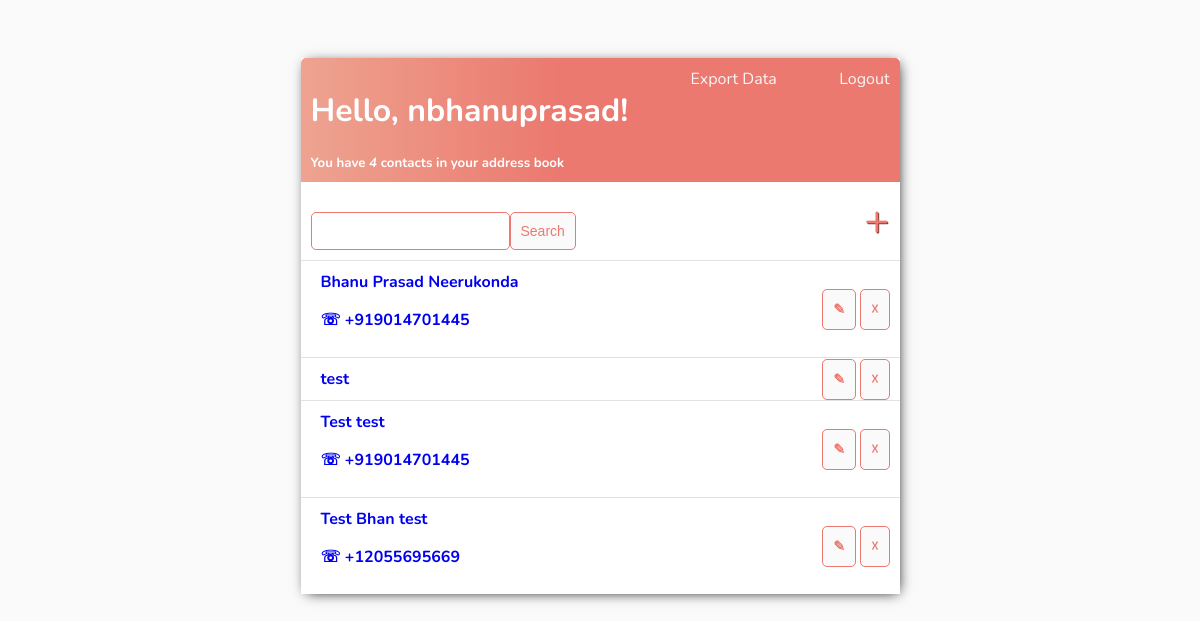
The app's page /contactlist (signed in), older data.
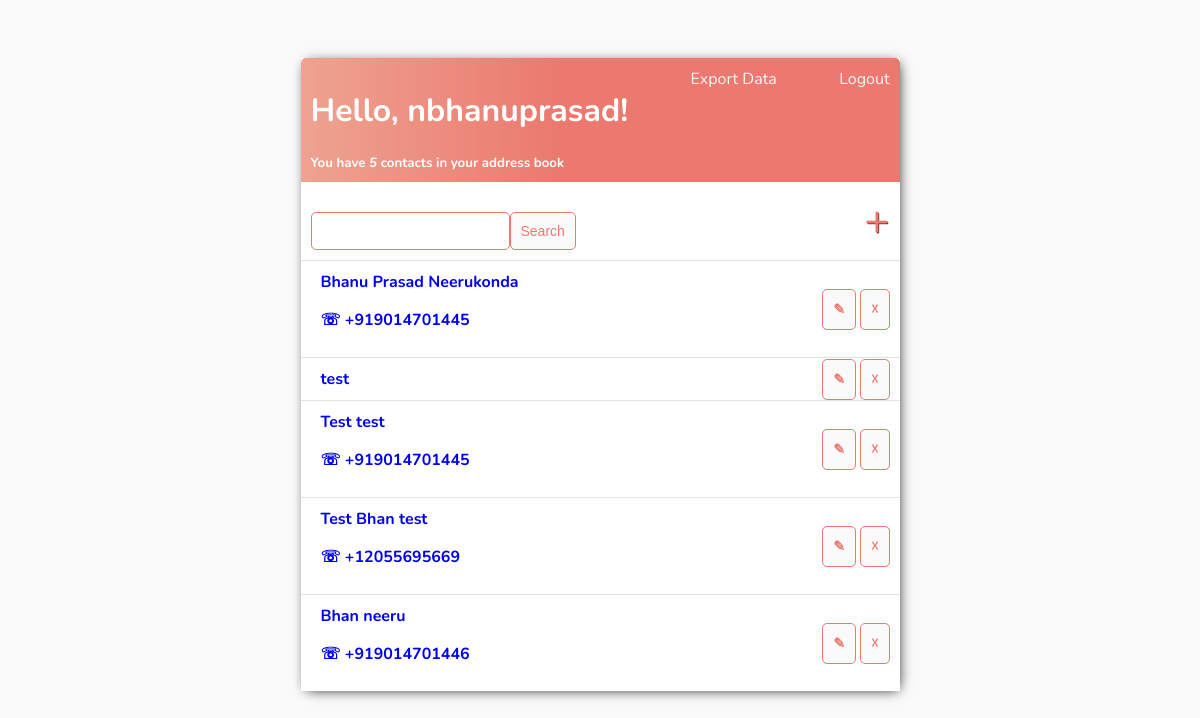
The same page, newer data.
### Contacts/models.py (models this page shows, shortened)
class ContactInfo(models.Model):
    user = models.ForeignKey(User, on_delete=models.CASCADE)
    cid = models.AutoField(primary_key=True)
    photo = models.ImageField(upload_to='', default="default.png")
    fname = models.CharField(max_length=50, null=True, blank=True, verbose_name="First Name")
    lname = models.CharField(max_length=50, null=True, blank=True, verbose_name="Last Name")
    DOB = models.DateField(null=True,blank=True, verbose_name="Date Of Birth")
    phnumber = PhoneNumberField(null = True, blank = True, verbose_name="Primary Phone Number")
    phnumberalt= PhoneNumberField(null = True, blank = True, verbose_name="Alternate Phone Number")
    email_address=models.EmailField(null=True,blank=True,verbose_name="Email ID")
    Staddress= models.TextField(null=True, blank=True, verbose_name="Street Address")
    city = models.CharField(max_length=20, null=True, verbose_name="City")
    state = models.CharField(max_length=20, null=True, verbose_name="State")
    zipcode = models.PositiveIntegerField(null=True,blank=True, verbose_name="Zipcode")
    country = models.CharField(max_length=20, choices= COUNTRIES, default='ZZ', verbose_name="Country",null=True, blank=True)

### Contacts/views.py (the view)
# urls.py: path('contactlist', ContactList.as_view(),name='contacts'),
class ContactList(LoginRequiredMixin,ListView):
    model= ContactInfo
    context_object_name= 'contacts'
    def get_context_data(self, **kwargs):
        context = super().get_context_data(**kwargs)
        context['contacts']= context['contacts'].filter(user=self.request.user)
        context['count']=context['contacts'].count()
        search_input = self.request.GET.get('search-area') or ''
        if search_input:
            fna=context['contacts'].filter(fname__icontains=search_input)
            lna=context['contacts'].filter(lname__icontains=search_input)
            phn=context['contacts'].filter(phnumber__icontains=search_input)
            context['contacts'] = fna | lna | phn
        return context

### templates/Contacts/contactinfo_list.html
{% extends 'Contacts/main.html' %}
{% block content%}
<div class="header-bar">
  <div>
      <h1>Hello, {{request.user}}!</h1>
      <h5 style="margin:0"> You have <i>{{count}}</i> contact{{count|pluralize:"s"}} in your address book </h5>
  </div>
  {% if request.user.is_authenticated %}
    <a href="{% url 'contactcsv' %}">Export Data</a>
    <a href="{% url 'logout' %}">Logout</a>
  {% else %}
    <a href="{% url 'login' %}">Login</a>
  {% endif %}
</div>
<div id="search-add-wrapper">
  <form method="GET" style="margin-top: 20px; display: flex;">
    <input type="text" name="search-area" value={{search_input}}>
    <input class="button" type="submit" name="" value="Search">
  </form>
  <div>
  <a id="add-link" href="{% url 'createcontact' %}">&#x2b</a>
</div>
</div>
<div class="contact-items-wrapper">
  {% for Contact in contacts %}
  <div class="contact-wrapper">
    <div class="contact-name">
      <a href="{% url 'contactinfo' Contact.cid %}"><strong>{{Contact.fname}} {{Contact.lname|default_if_none:"&nbsp;"}}</strong></a>
      {% if Contact.phnumber %}
        <p><a href="tel:{{Contact.phnumber|default_if_none:"&nbsp;"}}">&#9743; {{Contact.phnumber|default_if_none:"&nbsp;"}}</a></p>
      {% endif %}
    </div>
    <div>
    <a class="button" href="{% url 'contactupdate' Contact.cid %}">&#9998</a>
    <a class="button" href="{% url 'contactdelete' Contact.cid %}">&#9747</a>
    </div>
  </div>
  {% empty %}
  <h3>No Contacts</h3>
  {% endfor %}
</div>
{%endblock content%}

### templates/Contacts/main.html (shortened to what this page needs)
<!DOCTYPE html>
<html lang="en" dir="ltr">
  <head>
  </head>
  <body>
    <div class="container">
      {% block content %}
      {%endblock content%}
    </div>
  </body>
</html>

### templates/Contacts/main.html (style rules this page uses)
body { background-color: #FAFAFA; font-family: 'Nunito', sans-serif; padding-top: 50px; }
h1, h2, h3, h4, h5, h6, { font-family: 'Raleway', sans-serif; }
a, p { color: #4b5156, }
.container { max-width: 599px; margin: auto; background-color: #fff; -webkit-box-shadow: 2px 2px 13px -4px rgba(0,0,0,1); box-shadow: 2px 2px 13px -4px rgba(0,0,0,1); }
.header-bar { display: flex; justify-content: space-between; color: #fff; padding: 10px; border-radius: 5px 5px 0 0; background: linear-gradient(90deg, #EEA390 0%, #EB796F 43%, #EB796F 100%); }
.header-bar a { color: rgb(247,247,247); text-decoration: none; }
.contact-wrapper { display: flex; align-items: center; justify-content: space-between; padding: 10px; background-color: #fff; border-top: 1px solid rgb(226,226,226); }
.contact-wrapper a { text-decoration: none; font-weight: bold; }
.contact-name { text-decoration: none; color: #4b5156; margin-left: 10px; }
.button { border: 1px solid #EB796F; background-color: #FAFAFA; color: #EB796F; padding: 10px; font-size: 14px; border-radius: 5px; text-align: center; text-decoration: none; font-size: 14px; cursor: pointer; }
#search-add-wrapper { display: flex; justify-content: space-between; align-items: center; padding: 10px; }
#add-link { color: #EB796F; text-decoration: none; font-size: 42px; text-shadow: 1px 1px #81413b; }
input[type=text], input[type=password], textarea { border: 1px solid #EB796F; border-radius: 5px; padding: 10px; width: 90%; }

Row changes from the older to the newer data that the page shows:
added ContactInfo: fname "Bhan", lname "neeru", phnumber "+919014701446"
Text that changed along with them:
{{ count }}: "4" → "5"
